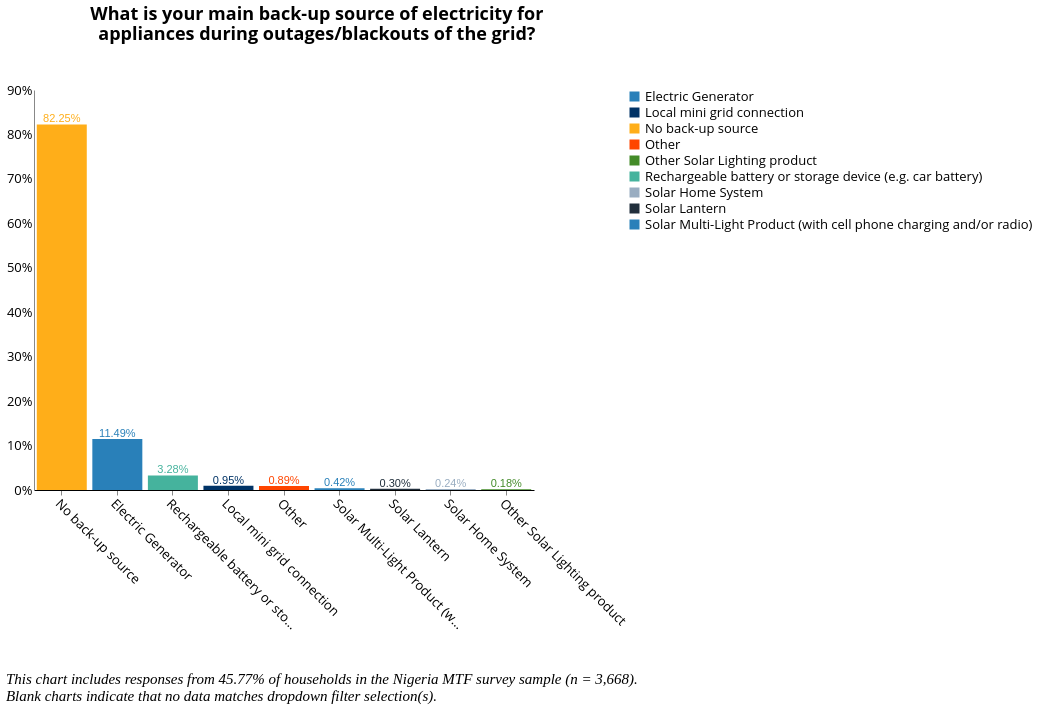

Vega-Lite specification stored for this chart:
### Vega-Lite specification from a JSON file in a GitHub repository (floating-point values rounded to 4 significant figures; data arrays with more than 128 entries replaced by an {"elided": "..."} marker saying what was removed)
{"width": 800, "height": 400, "config": {"title": {"fontSize": 18, "font": "Open Sans", "anchor": "center", "fontColor": "#000000"}, "axisX": {"domain": true, "domainColor": "#000000", "grid": false, "labelFont": "Open Sans", "labelFontSize": 13, "titleFont": "Open Sans", "titleFontSize": 13, "titleFontWeight": "normal", "title": "X Axis Title (units)", "labelAngle": 45}, "axisY": {"domain": true, "grid": false, "gridColor": "#DEDDDD", "gridWidth": 1, "labelFont": "Open Sans", "labelFontSize": 13, "labelAngle": 0, "ticks": false, "titleFont": "Open Sans", "titleFontSize": 13, "titleFontWeight": "normal", "titlePadding": 10, "title": "Y Axis Title (units)"}, "range": {"category": ["#2980B9", "#003366", "#FFAE19", "#FF4500", "#438B28", "#45B39D", "#99ADC1", "#212F3C"]}, "legend": {"labelFont": "Open Sans", "labelFontSize": 13, "symbolType": "square", "symbolSize": 100, "titleFont": "Open Sans", "titleFontSize": 13, "titleFontWeight": "normal", "title": "Legend", "orient": "right", "offset": 0, "labelLimit": 0}, "tooltip": {"font": "Open Sans"}, "view": {"stroke": "transparent", "text": {"font": "Open Sans", "color": ["#2980B9", "#003366", "#FFAE19", "#FF4500", "#438B28", "#45B39D", "#99ADC1", "#212F3C"], "fontSize": 13, "align": "right", "fontWeight": 400, "size": 13}, "bar": {"size": 40, "binSpacing": 1, "continuousBandSize": 30, "discreteBandSize": 30, "stroke": false}}}, "concat": [{"layer": [{"mark": "bar", "encoding": {"color": {"field": "c_34", "type": "nominal"}, "tooltip": {"field": "c_34", "type": "nominal"}, "x": {"axis": {"title": " "}, "field": "c_34", "sort": {"field": "c_34", "op": "count", "order": "descending"}, "type": "nominal"}, "y": {"aggregate": "sum", "axis": {"format": "%", "title": ""}, "field": "pct", "type": "quantitative"}}, "height": 400, "selection": {"selector043": {"type": "single", "fields": ["i19a"], "bind": {"input": "select", "options": [null, "Wood purchased", "Wood collected", "Crop Residue/Plant Biomass", "Kerosene", "Charcoal", "LPG/cooking gas", "Electric", "Charcoal Briquettes", "Garbage", "Piped Natural Gas", "Coal Briquette", "Biomass Briquette", "Other, specify", "Coal/lignite"], "labels": ["All Responses", "Wood purchased", "Wood collected", "Crop Residue/Plant Biomass", "Kerosene", "Charcoal", "LPG/cooking gas", "Electric", "Charcoal Briquettes", "Garbage", "Piped Natural Gas", "Coal Briquette", "Biomass Briquette", "Other", "Coal/lignite"], "name": "Primary Source of Cooking Fuel  "}}, "selector042": {"type": "single", "fields": ["primary_stove"], "bind": {"input": "select", "options": [null, "3-Stone/Open Fire Stove", "Koresone Stove", "Missing Data", "Manufactured Stove Traditional", "LPG/Natural Gas Stove", "Electric Stove"], "labels": ["All Responses", "3-Stone/Open Fire Stove", "Kerosene Stove", "Primary Stove Not Listed", "Manufactured Stove Traditional", "LPG/Natural Gas Stove", "Electric Stove"], "name": "Primary Stove  "}}, "selector041": {"type": "single", "fields": ["c2"], "bind": {"input": "select", "options": [null, "Yes", "No"], "labels": ["All Responses", "Yes", "No"], "name": "Is the household connected to the national grid?  "}}, "selector039": {"type": "single", "fields": ["locality"], "bind": {"input": "select", "options": [null, 0, 1], "labels": ["National", "Urban", "Rural"], "name": "Locality Breakdown  "}}, "selector040": {"type": "single", "fields": ["elc_aggr_tier"], "bind": {"input": "select", "options": [null, "Tier 0", "Tier 1", "Tier 2", "Tier 3", "Tier 4", "Tier 5"], "labels": ["All Tiers", "Tier 0", "Tier 1", "Tier 2", "Tier 3", "Tier 4", "Tier 5"], "name": "Electricity Tier  "}}}, "title": {"text": ["What is your main back-up source of electricity for", "appliances during outages/blackouts of the grid?"], "color": "black", "subtitleColor": "black", "offset": 40}, "transform": [{"joinaggregate": [{"op": "count", "field": "*", "as": "total"}]}, {"calculate": "1 / datum.total", "as": "pct"}], "width": 500}, {"mark": {"type": "text", "align": "center", "baseline": "bottom"}, "encoding": {"color": {"field": "c_34", "type": "nominal"}, "text": {"aggregate": "sum", "field": "pct", "format": ".2%", "type": "quantitative"}, "tooltip": {"field": "c_34", "type": "nominal"}, "x": {"axis": {"title": " "}, "field": "c_34", "sort": {"field": "c_34", "op": "count", "order": "descending"}, "type": "nominal"}, "y": {"aggregate": "sum", "axis": {"format": "%", "title": ""}, "field": "pct", "type": "quantitative"}}, "height": 400, "title": {"text": ["What is your main back-up source of electricity for", "appliances during outages/blackouts of the grid?"], "color": "black", "subtitleColor": "black", "offset": 40}, "transform": [{"joinaggregate": [{"op": "count", "field": "*", "as": "total"}]}, {"calculate": "1 / datum.total", "as": "pct"}], "width": 500}], "transform": [{"filter": {"selection": "selector043"}}, {"filter": {"selection": "selector042"}}, {"filter": {"selection": "selector041"}}, {"filter": {"selection": "selector039"}}, {"filter": {"selection": "selector040"}}]}], "data": {"name": "data-59af61bef08184601b61a8731b7e8342"}, "title": {"text": ["", "", "This chart includes responses from 45.77% of households in the Nigeria MTF survey sample (n = 3,668).", "Blank charts indicate that no data matches dropdown filter selection(s)."], "anchor": "start", "baseline": "bottom", "font": "Times New Roman", "fontSize": 15, "fontStyle": "italic", "fontWeight": "normal", "orient": "bottom"}, "$schema": "https://vega.github.io/schema/vega-lite/v4.17.0.json", "datasets": {"data-59af61bef08184601b61a8731b7e8342": {"elided": "1679 records"}}}
